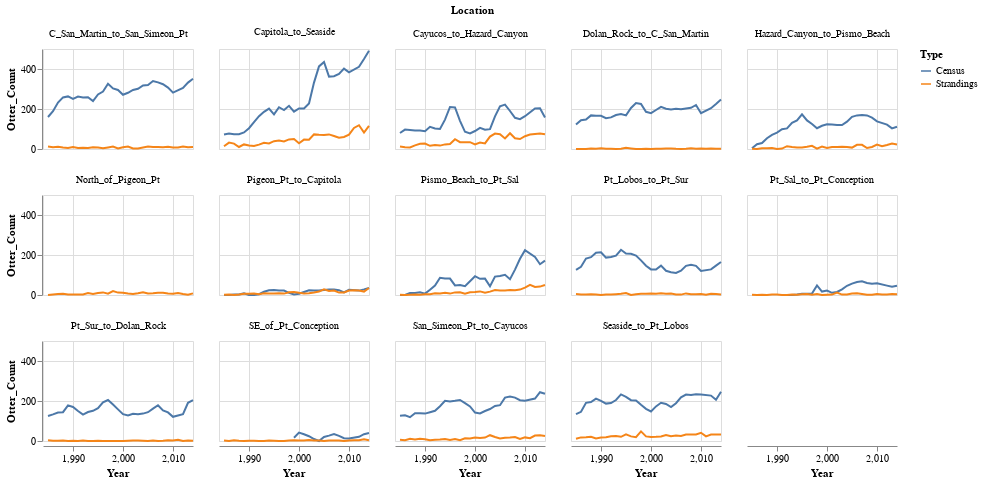

Here is the notebook cell this chart was saved with:
### Code cell
alt.Chart(melted_df).mark_line().encode(
        x='Year',
        y='Otter_Count',
        color='Type'
).properties(
    width=150,
    height=100
).facet(
    facet='Location',
    columns=5
)

### Figure 1 — Vega-Lite specification as saved in the notebook (floating-point values rounded to 4 significant figures; data arrays with more than 128 entries replaced by an {"elided": "..."} marker saying what was removed)
{"config": {"view": {"continuousWidth": 400, "continuousHeight": 300}}, "data": {"name": "data-bb5bba11a9e9b71851c52042ebcaa580"}, "facet": {"type": "nominal", "field": "Location"}, "spec": {"mark": "line", "encoding": {"color": {"type": "nominal", "field": "Type"}, "x": {"type": "quantitative", "field": "Year"}, "y": {"type": "quantitative", "field": "Otter_Count"}}, "height": 100, "width": 150}, "columns": 5, "$schema": "https://vega.github.io/schema/vega-lite/v4.8.1.json", "datasets": {"data-bb5bba11a9e9b71851c52042ebcaa580": {"elided": "826 records"}}}
